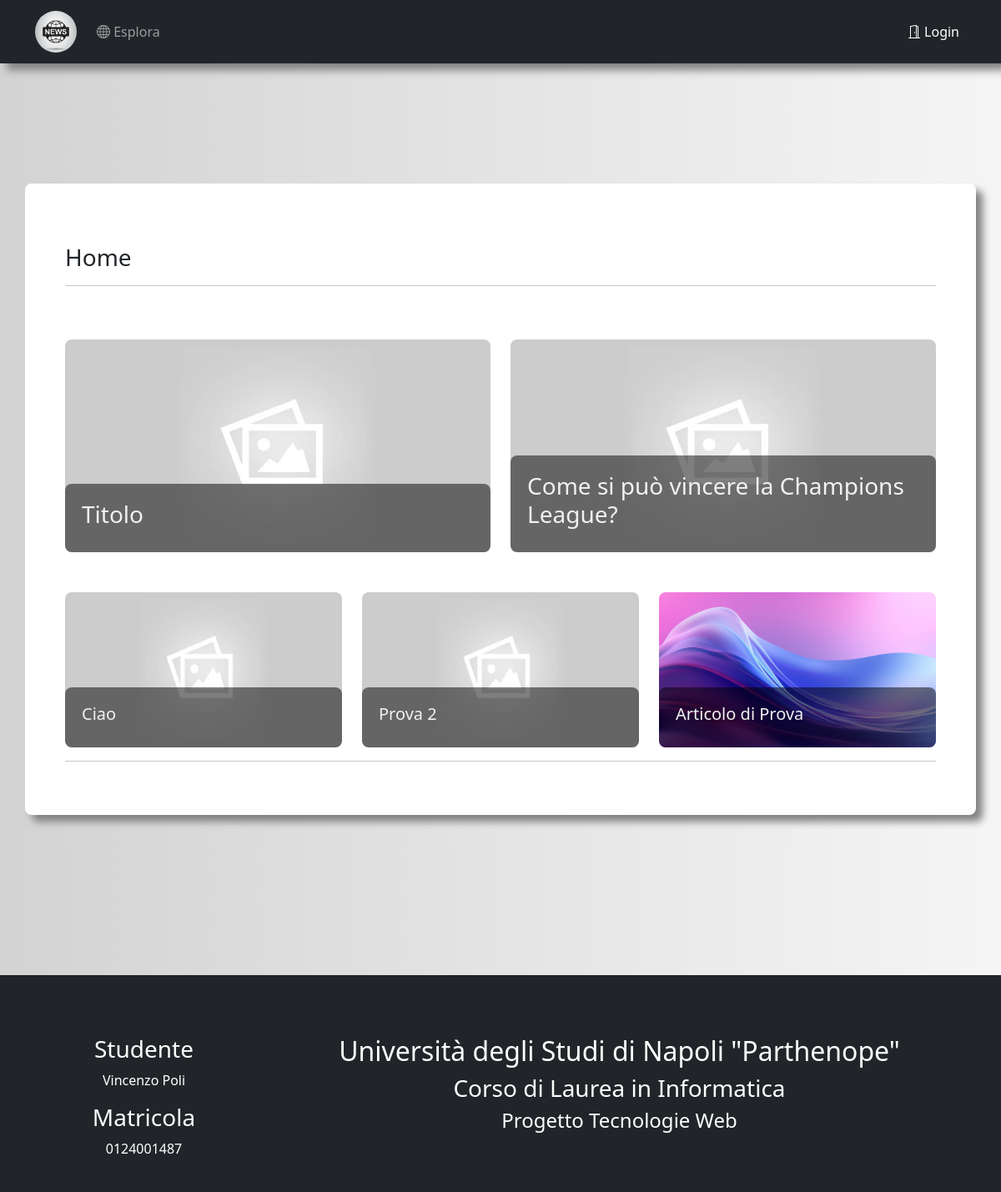
The app's page /index, older data.
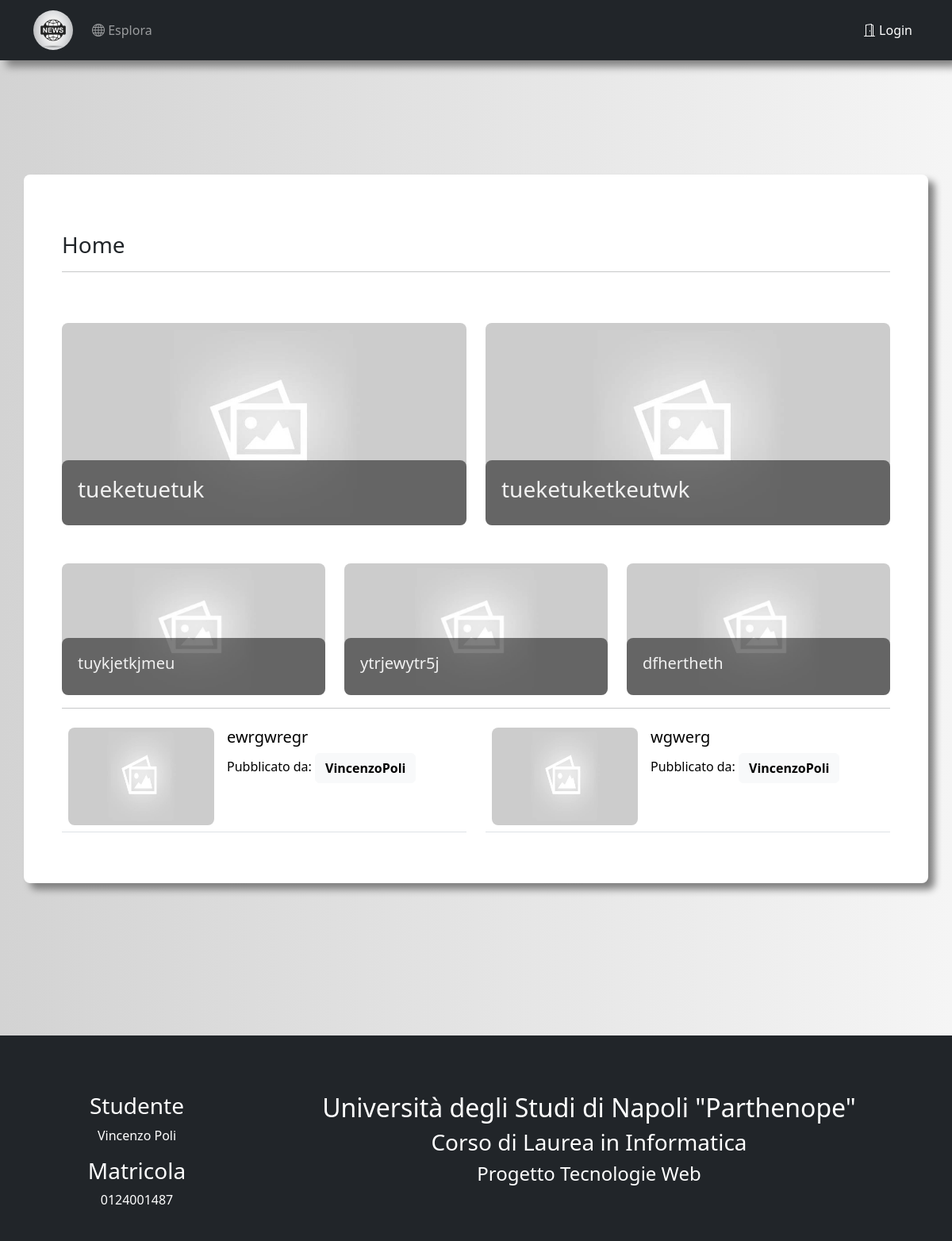
The same page, newer data.
### app/models.py (models this page shows, shortened)
class Article(db.Model):
    id = db.Column(db.Integer, primary_key=True)
    title = db.Column(db.String(75), unique=True)
    subtitle = db.Column(db.String(150))
    body = db.Column(db.Text())
    head_img = db.Column(db.String())
    timeStamp = db.Column(db.DateTime, index=True, default=datetime.now(timezone.utc))
    author = db.Column(db.String(64))
    user_id = db.Column(db.Integer, db.ForeignKey('user.id'))
    def head_image(self):
        return self.head_img

### app/routes.py (the view)
@app.route('/')
@app.route('/index')
def index():
    session['url'] = url_for('index')
    articles = Article.query.order_by(Article.timeStamp.desc()).all()
    first_row = articles[:2]
    second_row = articles[2:5]
    third_row = articles[5:7]
    return render_template('index.html', title='Home', first_row=first_row, second_row=second_row, third_row=third_row)

### app/routes.py (called while the page is built)
@app.before_request
def before_request():
    if current_user.is_authenticated:
        current_user.last_seen = datetime.now()
        db.session.commit()

### app/templates/index.html (shortened to what this page needs)
{% extends "base.html" %}
{% block app_content %}
    <h3>Home</h3>
    <hr>
    <div class="row">
        {% for article in first_row %}
            <div class="col-sm-6 pt-5" id="image-link-first">
                <a class="text-anchor" href="{{ url_for('published', article_title=article.title) }}">
                    <div class="index">
                        <img class="index-image" src="{{ article.head_image() }}" alt="index-image" onerror="fallBackIMG(this)">
                        <div class="text-block">
                            <h3 class="text-link">{{ article.title }}</h3>
                        </div>
                    </div>
                </a>
            </div>
        {% endfor %}
    </div>
    <div class="row">
        {% for article in second_row %}
            <div class="col-sm-4 pt-5" id="image-link-second">
                <a class="text-anchor" href="{{ url_for('published', article_title=article.title) }}">
                    <div class="index">
                        <img class="index-image" src="{{ article.head_image() }}" alt="index-image" onerror="fallBackIMG(this)">
                        <div class="text-block">
                            <h5 class="text-link">{{ article.title }}</h5>
                        </div>
                    </div>
                </a>
            </div>
        {% endfor %}
    </div>
    <hr>
    <div class="row">
        {% for article in third_row %}
            <div class="col-sm-6">
                <table class="table">
                    <tr>
                        <td style="width: 200px; height: 140px">
                            <a href="{{ url_for('published', article_title=article.title) }}">
                                <img class="index-image-bottom" src="{{ article.head_image() }}" alt="index-image-bottom" onerror="fallBackIMG(this)">
                            </a>
                        </td>
                        <td style="position: relative">
                            <h5 class="text-link">
                                <a class="text-anchor" href="{{ url_for('published', article_title=article.title) }}">
                                    {{ article.title }}
                                </a>
                            </h5>
                            <span class="author-text-table">
                                <span>Pubblicato da: </span>
                                <span class="text-link">
                                    <a class="btn btn-light" href="{{ url_for('user', username=article.author) }}">
                                        <strong>{{ article.author }}</strong>
                                    </a>
                                </span>
                            </span>
                        </td>
                    </tr>
                </table>
            </div>
        {% endfor %}
    </div>
{% endblock %}

Row changes from the older to the newer data that the page shows:
no longer on this page (row unchanged): Article: title "Titolo", shown under "Home"
no longer on this page (row unchanged): Article: title "Come si può vincere la Champions League?", shown under "Home"
no longer on this page (row edited): Article: title "Ciao"
no longer on this page (row edited): Article: title "Prova 2"
no longer on this page (row unchanged): Article: head_image (picture), title "Articolo di Prova"
added Article: title "tueketuetuk", shown under "Home"
added Article: title "tueketuketkeutwk", shown under "Home"
added Article: title "tuykjetkjmeu"
added Article: title "ytrjewytr5j"
added Article: title "dfhertheth"
added Article: title "ewrgwregr", author "VincenzoPoli"
added Article: title "wgwerg", author "VincenzoPoli"
